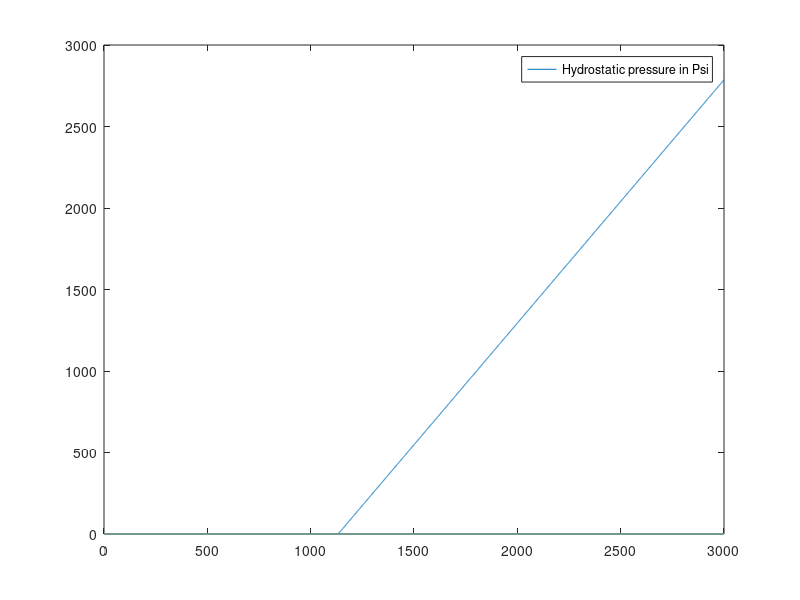
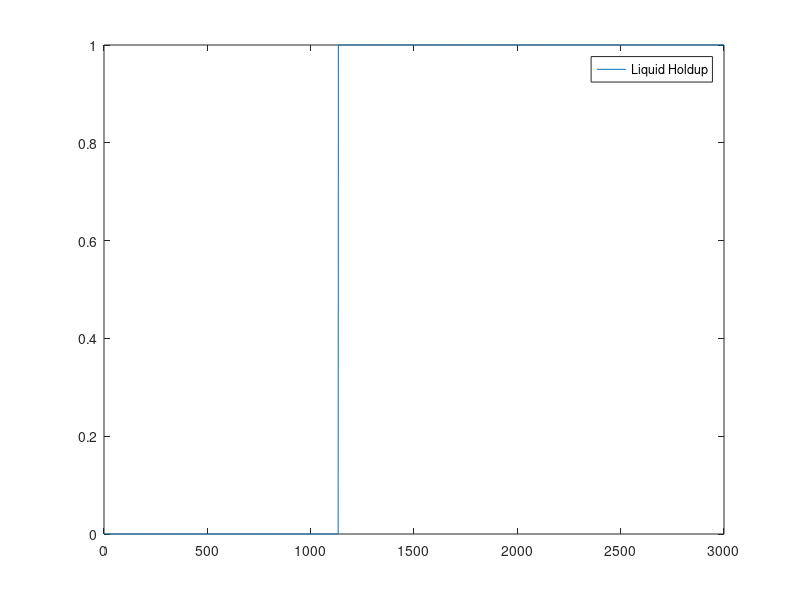
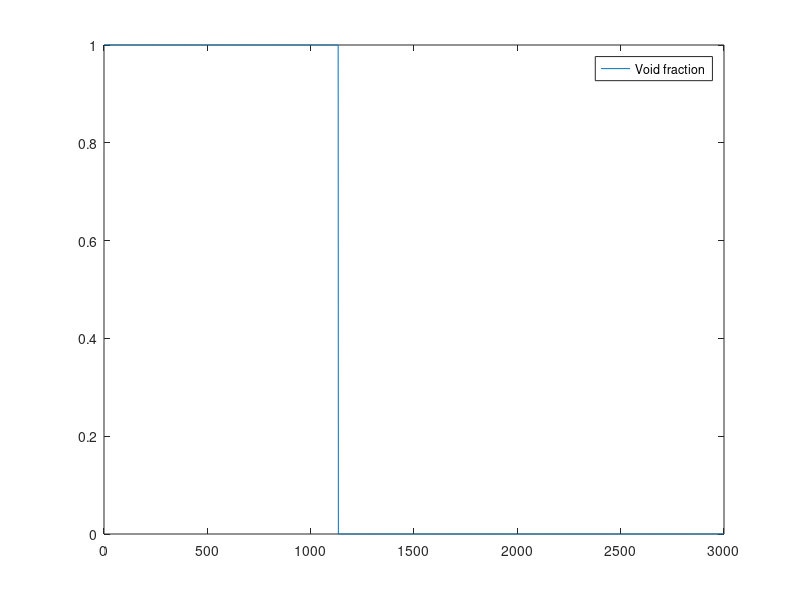

Source code (MATLAB) for these figures, in order: (Note: this script raises an error after producing the figures.)
clear all 
close all
clc


% A well with 3000 m long
% A segement is 1 m long
% dt = 10s
% Pr = 2800 psi = 1.9305*10^7 Pascal (N/m^2)
% Assume vertical well
% At the beginning, hydrostatic pressure = Pr
Lwell = 3000 % 3000 m
Nstep = 1000; 
N = 3001 % 3001 points. 1m per segment
dt = 10 % s 
dL = 1
verd = (0:N-1)';
Pr = 2800*6894.75729 % Change to Pascal
Pwf = Pr*ones(1,Nstep); % Balanced, no flow

% We assume that liquid is incompressable so rhoL doesn't change
% Gas is compressable so rhoG can change
rhoL = 1050; % kg/m^3 rho water
rhoG = zeros(N,Nstep); % At the beginning there is no gas in the tube.

g = 9.8 % m/s^2 
Pth = 101325 % Atmospher pressure in Pascal
disp('current level of water in tubing');
tllev = 3000 - (Pwf(1)-Pth)/(g*rhoL(1))

% At the beginning there is only liquid in the tube
HG = zeros(N,1); 
HL = zeros(N,1); 

for iter = floor(tllev)+2:N
    HL(iter) = 1.0;
end

for iter = 1:N
   HG(iter) = 1.0 - HL(iter);  
end

% At the beginning there is no flow in the tube
Vsl = zeros(N,Nstep); 
Vsg = zeros(N,Nstep); 


% Hydrostatic pressure
P=zeros(N,Nstep);

for iter = 2:N
    P(iter) = P(iter-1) + rhoL(1)*HL(iter)*g*dL;
end

figure(1)
plot(verd,P/6894.75729)
legend('Hydrostatic pressure in Psi');

figure(2)
plot(verd,HL);
legend('Liquid Holdup');

figure(3);
plot(verd,HG);
legend('Void fraction'); 

rhoLHL=zeros(N,Nstep); 
rhoGHG=zeros(N,Nstep); 
rhoLVsl=zeros(N,Nstep); 
rhoGVsg=zeros(N,Nstep); 
rhoLVslrhoGVsg=zeros(N,Nstep); 

% Initialize for all these information 
for iter = 1:N
    rhoLHL(iter,1) = rhoL*HL(iter,1);
    rhoGHG(iter,1) = rhoG(iter,1)*HG(iter,1);
    rhoLVsl(iter,1) = rhoL*Vsl(iter,1); 
    rhoGVsg(iter,1) = rhoG(iter,1)*Vsg(iter,1); 
    rhoLVslrhoGVsg(iter,1) = rhoL*Vsl(iter,1) + rhoG(iter,1)*Vsg(iter,1); 
end


fldirect=1;


for iter = 2:Nstep
    
    if (Pwf<=Pr)
        fldirect=1;
    else
        fldirect=-1; 
    end
    
    % Solve Mass conservation equations
    rhoGHG(N,iter) = rhoGHG(N,iter-1);
    rhoLHL(N,iter) = rhoLHL(N,iter-1);
    HL(N,iter) = rhoLHL(N,iter)/rhoL;
    HG(N,iter) = 1.0 - HL(N,iter); 
    if (HG(N,iter)==0)
      rhoG(N,iter) = 0;
    else 
      rhoG(N,iter) = rhoGHG(N,iter)/HG(N,iter);
    end
    
    for jter = N-1:-1:1
        rhoGHG(jter,iter) = rhoGHG(jter,iter-1) - (rhoGVsg(jter,iter-1) - rhoGVsg(jter+1,iter-1))*dt/dL; 
        rhoLHL(jter,iter) = rhoLHL(jter,iter-1) - (rhoLVsl(jter,iter-1) - rhoLVsl(jter+1,iter-1))*fldirect*dt/dL;
        HL(jter,iter) = rhoLHL(jter,iter)/rhoL;
        HG(jter,iter) = 1.0 - HL(jter,iter);
        if (HG(jter,iter)==0)
           rhoG(jter,iter)=0;
        else
           rhoG(jter,iter)=rhoGHG(jter,iter)/HG(jter,iter);  
        end
    end
    
    % Solve Momentum equation
    rhoLVslrhoGVsg(N,iter) = rhoLVslrhoGVsg(N,iter-1);
    
    for jter = N-1:-1:1
       if (HG(jter,iter-1)==0) 
         rhoLVslrhoGVsg(jter,iter) = rhoLVslrhoGVsg(jter,iter-1)  ...
                                   + (rhoL*Vsl(jter,iter-1)*Vsl(jter,iter-1)-rhoL*Vsl(jter+1,iter-1)*Vsl(jter+1,iter-1))*fldirect*dt/dL ...
                                   + (P(jter,iter-1)-P(jter+1,iter-1))*dt/dL ...
                                   - (g*sin(pi/2)*(rhoL(jter,iter-1)*HL(jter,iter-1)+rhoG(jter,iter-1)*HG(jter,iter-1)))*dt ...
                                   - (Vsl(jter,iter-1)*Vsl(jter,iter-1)-Vsl(jter+1,iter-1)*Vsl(jter+1,iter-1))*0.01*dt;
       elseif (HL(jter,iter-1)==0)   
         rhoLVslrhoGVsg(jter,iter) = rhoLVslrhoGVsg(jter,iter-1)  ...
                                   + (rhoL*Vsl(jter,iter-1)*Vsl(jter,iter-1)-rhoL*Vsl(jter+1,iter-1)*Vsl(jter+1,iter-1))*fldirect*dt/dL ...
                                   + (P(jter,iter-1)-P(jter+1,iter-1))*dt/dL ...
                                   - (g*sin(pi/2)*(rhoL(jter,iter-1)*HL(jter,iter-1)+rhoG(jter,iter-1)*HG(jter,iter-1)))*dt ...
                                   - (Vsl(jter,iter-1)*Vsl(jter,iter-1)-Vsl(jter+1,iter-1)*Vsl(jter+1,iter-1))*0.01*dt;
       else 
           
       end
    end
    
    
end






















   

    











